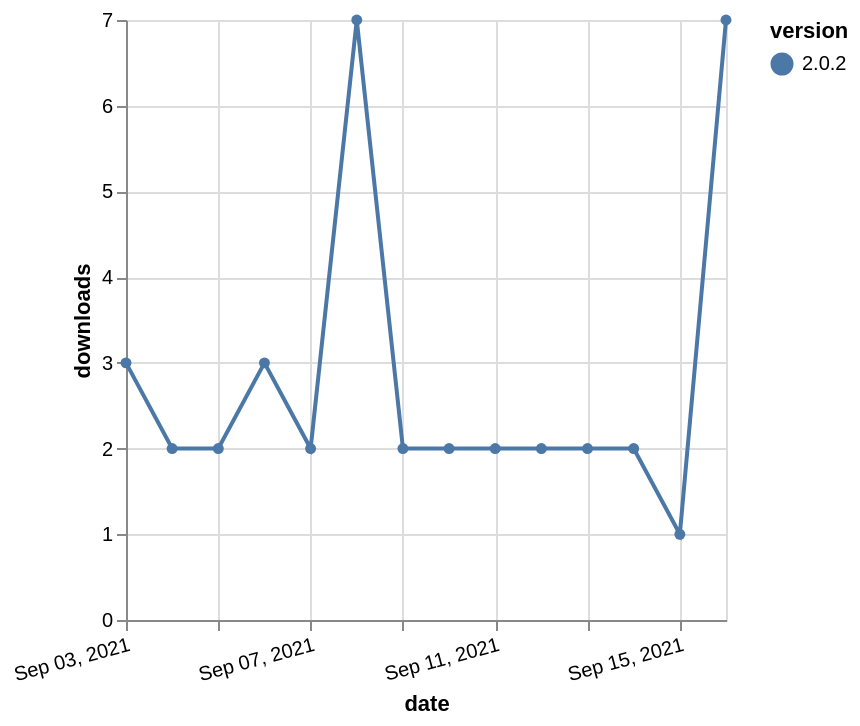

Here is the Vega-Lite specification saved for this chart:
### Vega-Lite specification from a JSON file in a GitHub repository (floating-point values rounded to 4 significant figures)
{"$schema": "https://vega.github.io/schema/vega-lite/v5.json", "description": "A simple bar chart with embedded data.", "data": {"values": [{"date": "2021-09-03", "total": 3095, "delta": 3, "version": "2.0.2"}, {"date": "2021-09-04", "total": 3097, "delta": 2, "version": "2.0.2"}, {"date": "2021-09-05", "total": 3099, "delta": 2, "version": "2.0.2"}, {"date": "2021-09-06", "total": 3102, "delta": 3, "version": "2.0.2"}, {"date": "2021-09-07", "total": 3104, "delta": 2, "version": "2.0.2"}, {"date": "2021-09-08", "total": 3111, "delta": 7, "version": "2.0.2"}, {"date": "2021-09-09", "total": 3113, "delta": 2, "version": "2.0.2"}, {"date": "2021-09-10", "total": 3115, "delta": 2, "version": "2.0.2"}, {"date": "2021-09-11", "total": 3117, "delta": 2, "version": "2.0.2"}, {"date": "2021-09-12", "total": 3119, "delta": 2, "version": "2.0.2"}, {"date": "2021-09-13", "total": 3121, "delta": 2, "version": "2.0.2"}, {"date": "2021-09-14", "total": 3123, "delta": 2, "version": "2.0.2"}, {"date": "2021-09-15", "total": 3124, "delta": 1, "version": "2.0.2"}, {"date": "2021-09-16", "total": 3131, "delta": 7, "version": "2.0.2"}]}, "width": "container", "mark": {"type": "line", "point": {"filled": true}}, "encoding": {"x": {"field": "date", "type": "temporal", "timeUnit": "yearmonthdate", "title": "date", "axis": {"labelAngle": -15}}, "y": {"field": "delta", "type": "quantitative", "title": "downloads"}, "color": {"field": "version", "type": "nominal"}, "tooltip": {"field": "delta"}}}
